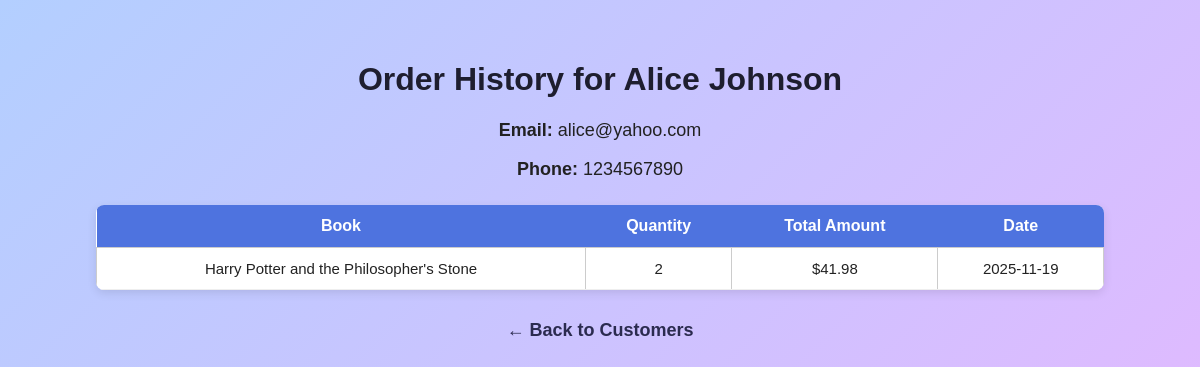
The app's page /customer_orders/1 (signed in) with its own data.
### app.py (models this page shows)
class Customer(db.Model):
    id = db.Column(db.Integer, primary_key=True)
    name = db.Column(db.String(100))
    email = db.Column(db.String(100))
    phone = db.Column(db.String(20))

class Order(db.Model):
    id = db.Column(db.Integer, primary_key=True)
    customer_id = db.Column(db.Integer, db.ForeignKey('customer.id'), nullable=False)
    book_title = db.Column(db.String(100))
    order_date = db.Column(db.DateTime, default=datetime.datetime.utcnow)
    quantity = db.Column(db.Integer)
    total_amount = db.Column(db.Float)

### app.py (the view)
@app.route('/customer_orders/<int:customer_id>')
@app.route('/customer/<int:id>')
@app.route('/customer_orders/<int:id>')
def customer_orders(id):
    customer = Customer.query.get_or_404(id)
    orders = Order.query.filter_by(customer_id=id).all()
    return render_template('customer_orders.html',
                           customer=customer,
                           orders=orders)

### app.py (called while the page is built)
@app.before_request
def require_login():
    if request.endpoint in ('login', 'static'):
        return
    if not session.get('logged_in'):
        return redirect(url_for('login'))

### templates/customer_orders.html (shortened to what this page needs)
<!DOCTYPE html>
<html lang="en">
<head>
    <link rel="stylesheet" href="{{ url_for('static', filename='style.css') }}">
</head>
<body>
    <h1>Order History for {{ customer.name }}</h1>
    <div class="customer-info">
        <p><strong>Email:</strong> {{ customer.email }}</p>
        <p><strong>Phone:</strong> {{ customer.phone }}</p>
    </div>
    {% if orders %}
    <table>
        <tr>
            <th>Book</th>
            <th>Quantity</th>
            <th>Total Amount</th>
            <th>Date</th>
        </tr>
        {% for o in orders %}
        <tr>
            <td>{{ o.book_title }}</td>
            <td>{{ o.quantity }}</td>
            <td>${{ "%.2f"|format(o.total_amount) }}</td>
            <td>{{ o.order_date.strftime('%Y-%m-%d') }}</td>
        </tr>
        {% endfor %}
    </table>
    {% else %}
    <h2 style="text-align:center; color:#1e1e2f;">No orders found for this customer.</h2>
    {% endif %}
    <a class="back-link" href="{{ url_for('customers') }}">← Back to Customers</a>
</body>
</html>

### static/style.css (style rules this page uses)
body { font-family: 'Poppins', sans-serif; background: linear-gradient(120deg, #e0f7fa, #fce4ec); color: #222; margin: 0; padding: 20px; }
h1, h2 { color: #2c3e50; }
table { border-collapse: collapse; width: 90%; margin-top: 20px; background-color: white; box-shadow: 0 0 10px rgba(0,0,0,0.1); }
th { background-color: #2196f3; color: white; padding: 10px; }
td { border: 1px solid #ccc; padding: 8px; text-align: center; }
a { text-decoration: none; color: #007bff; }

### templates/customer_orders.html (style rules this page uses)
body { font-family: "Poppins", sans-serif; background: linear-gradient(135deg, #b3cfff, #dfbaff); margin: 0; padding: 40px; }
h1 { color: #1e1e2f; text-align: center; }
.customer-info { text-align: center; margin-bottom: 25px; font-size: 18px; }
table { width: 90%; margin: auto; border-collapse: collapse; background: white; box-shadow: 0 3px 10px rgba(0,0,0,0.1); border-radius: 8px; overflow: hidden; }
th { background: #4e73df; color: white; padding: 12px; font-size: 16px; }
td { padding: 12px; text-align: center; border-bottom: 1px solid #eee; font-size: 15px; }
a.back-link { display: block; margin: 30px auto; width: fit-content; text-decoration: none; font-size: 18px; color: #2b2b4f; font-weight: 600; }

### records on screen
Customer: name "Alice Johnson", email "alice@yahoo.com", phone "1234567890"
Order: book_title "Harry Potter and the Philosopher's Stone", quantity "2", total_amount "41.98", order_date "2025-11-19"
